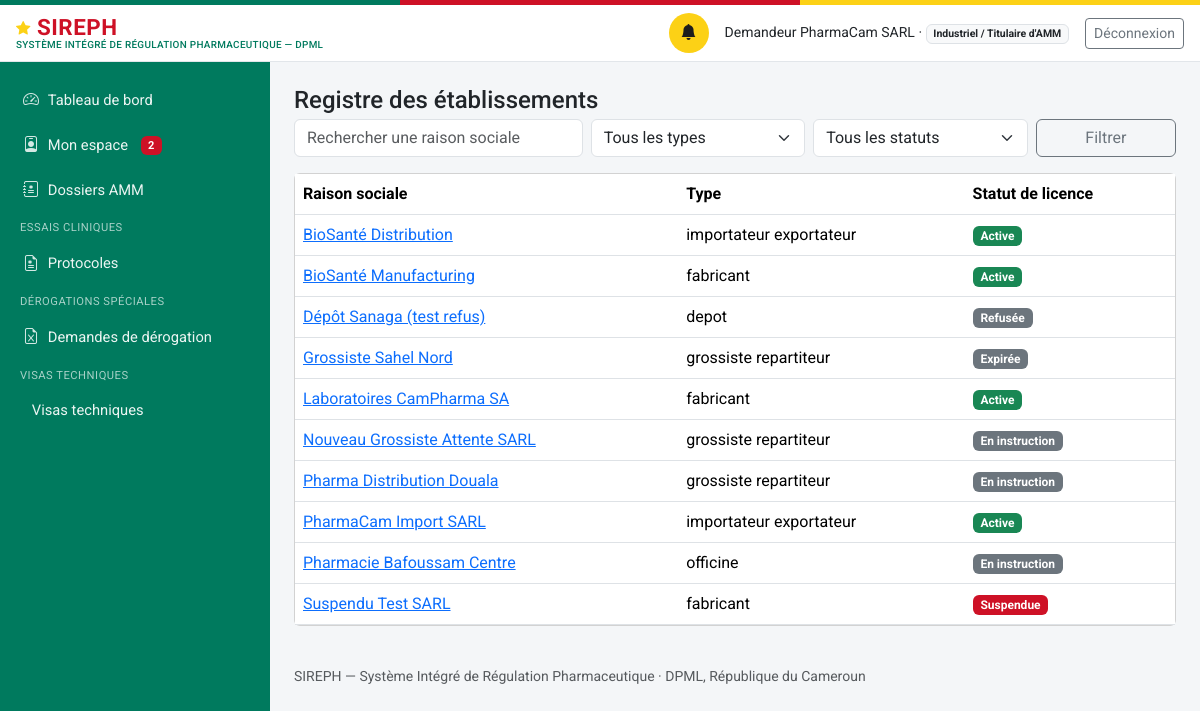
/etablissements (signed in), run on the app's committed database.
### models.py (models this page shows, shortened)
class Personne(db.Model):
    id = db.Column(db.Integer, primary_key=True)
    nom_complet = db.Column(db.String(200), nullable=False)
    email = db.Column(db.String(150), unique=True, nullable=False)  # identifiant de connexion
    password_hash = db.Column(db.String(255), nullable=False)
    role_systeme = db.Column(db.String(50), nullable=False)
    etablissement_rattachement_id = db.Column(db.Integer, db.ForeignKey("etablissement.id"), nullable=True)
    contact = db.Column(db.String(200))
    statut_compte = db.Column(db.String(20), nullable=False, default="actif")
    date_creation = db.Column(db.DateTime, default=datetime.utcnow)
    etablissement = db.relationship("Etablissement", foreign_keys=[etablissement_rattachement_id])
    @property
    def role_label(self):
        from permissions import ROLES
        return ROLES.get(self.role_systeme, self.role_systeme)
    @property
    def est_externe(self):
        from permissions import est_externe
        return est_externe(self.role_systeme)

class Etablissement(db.Model):
    id = db.Column(db.Integer, primary_key=True)
    raison_sociale = db.Column(db.String(255), nullable=False)
    type = db.Column(db.String(40), nullable=False)
    adresse = db.Column(db.String(500))
    latitude = db.Column(db.Float, nullable=True)   # géolocalisation — exploité par le futur module RI
    longitude = db.Column(db.Float, nullable=True)
    statut_licence = db.Column(db.String(20), nullable=False, default="en_instruction")
    date_expiration_licence = db.Column(db.Date, nullable=True)
    pharmacien_responsable_id = db.Column(db.Integer, db.ForeignKey("personne.id"), nullable=True)
    categorie_activite = db.Column(db.String(30), nullable=True)
    pharmacien_responsable = db.relationship("Personne", foreign_keys=[pharmacien_responsable_id])

### routes_ri.py (the view)
@ri_bp.route("/etablissements")
def etablissements_registre():
    q = Etablissement.query
    texte = request.args.get("q", "").strip()
    type_etab = request.args.get("type", "")
    statut = request.args.get("statut", "")
    vue_publique = current_user() is None
    if vue_publique:
        q = q.filter_by(statut_licence="active")
        statut = "active"
    if texte:
        q = q.filter(Etablissement.raison_sociale.ilike(f"%{texte}%"))
    if type_etab:
        q = q.filter_by(type=type_etab)
    if statut and not vue_publique:
        q = q.filter_by(statut_licence=statut)
    etablissements = q.order_by(Etablissement.raison_sociale).all()
    return render_template("inspection/etablissements_registre.html", etablissements=etablissements,
                            q=texte, type_etab=type_etab, statut=statut, vue_publique=vue_publique)

### auth.py (called while the page is built)
def current_user():
    uid = session.get("user_id")
    if not uid:
        return None
    return db.session.get(Personne, uid)

### paiements.py (called while the page is built)
def _representant_etablissement(etablissement_id):
    return (Personne.query
            .filter(Personne.etablissement_rattachement_id == etablissement_id,
                    Personne.role_systeme.in_(_PROFILS_REPRESENTANTS),
                    Personne.statut_compte == "actif")
            .first())

def paiements_du_redevable(personne):
    resultat = []
    for p in Paiement.query.order_by(Paiement.date_creation.desc()).all():
        d = _demandeur(p)
        if d and d.id == personne.id:
            resultat.append(p)
    return resultat

### permissions.py (called while the page is built)
def est_externe(role):
    return role in ROLES_EXTERNES

### templates/inspection/etablissements_registre.html (shortened to what this page needs)
{% extends "base.html" %}
{% block content %}
<h4 class="mb-1">Registre des établissements</h4>
<form method="get" class="row g-2 mb-3" role="search">
  <div class="col-md-4">
    <input type="text" class="form-control" id="q" name="q" value="{{ q }}" placeholder="Rechercher une raison sociale">
  </div>
  <div class="col-md-3">
    <select class="form-select" id="type" name="type">
      <option value="">Tous les types</option>
    </select>
  </div>
  {% if not vue_publique %}
  <div class="col-md-3">
    <select class="form-select" id="statut" name="statut">
      <option value="">Tous les statuts</option>
    </select>
  </div>
  {% endif %}
  <div class="col-md-2"><button class="btn btn-outline-secondary w-100">Filtrer</button></div>
</form>
<div class="card">
  <div class="table-responsive">
    <table class="table table-hover align-middle mb-0">
      <thead><tr><th>Raison sociale</th><th>Type</th><th>Statut de licence</th></tr></thead>
      <tbody>
        {% for e in etablissements %}
        <tr>
          <td>{% if vue_publique %}{{ e.raison_sociale }}{% else %}<a href="{{ url_for('ri.etablissement_fiche', id=e.id) }}">{{ e.raison_sociale }}</a>{% endif %}</td>
          <td>{{ e.type.replace('_',' ') }}</td>
          <td><span class="badge {{ 'bg-success' if e.statut_licence == 'active' else ('bg-danger' if e.statut_licence in ('suspendue','revoquee') else 'bg-secondary') }}">{{ STATUTS_LICENCE.get(e.statut_licence, e.statut_licence) }}</span></td>
        </tr>
        {% else %}
        <tr><td colspan="3" class="text-center text-muted py-4">Aucun résultat ne correspond à ces critères.</td></tr>
        {% endfor %}
      </tbody>
    </table>
  </div>
</div>
{% endblock %}

### templates/base.html (shortened to what this page needs)
<!doctype html>
<html lang="fr">
<head>
<link href="https://cdn.jsdelivr.net/npm/bootstrap@5.3.3/dist/css/bootstrap.min.css" rel="stylesheet">
<link href="https://cdn.jsdelivr.net/npm/bootstrap-icons@1.11.3/font/bootstrap-icons.css" rel="stylesheet">
<link href="{{ url_for('static', filename='css/style.css') }}" rel="stylesheet">
</head>
<body>
<div class="sireph-flagbar" aria-hidden="true"><span></span><span></span><span></span></div>
<header class="sireph-topbar">
  <div class="container-fluid px-3 py-2 d-flex align-items-center justify-content-between">
    <div class="d-flex align-items-center gap-2">
      <a class="sireph-brand" href="{{ current_user and url_for('dashboard') or url_for('login') }}">
        <i class="bi bi-star-fill"></i> SIREPH
        <small>Système Intégré de Régulation Pharmaceutique — DPML</small>
      </a>
    </div>
    {% if current_user %}
    <div class="d-flex align-items-center gap-3">
      <a href="{{ url_for('notifications_liste') }}" class="sireph-icon-btn" title="Notifications" aria-label="Notifications">
        <i class="bi bi-bell-fill"></i>
      </a>
      <span class="small d-none d-md-inline">{{ current_user.nom_complet }} ·
        <span class="badge bg-light text-dark border">{{ current_user.role_label }}</span></span>
      <a href="{{ url_for('logout') }}" class="btn btn-sm btn-outline-secondary">Déconnexion</a>
    </div>
    {% endif %}
  </div>
</header>
<div class="sireph-layout">
  {% if current_user %}
  <nav id="sireph-sidebar" class="offcanvas-lg offcanvas-start sireph-sidebar" tabindex="-1"
       aria-label="Navigation principale">
    <div class="offcanvas-body d-flex flex-column p-0">
      <ul class="nav nav-pills flex-column">
        <li class="nav-item">
          <a class="nav-link {{ 'active' if request.path == '/' }}" href="{{ url_for('dashboard') }}">
            <i class="bi bi-speedometer2"></i> Tableau de bord</a>
        </li>
        {% if current_user.est_externe %}
        <li class="nav-item">
          <a class="nav-link {{ 'active' if request.path == '/mon-espace' }}"
             href="{{ url_for('profils.mon_espace') }}">
            <i class="bi bi-person-badge"></i> Mon espace
            {%- if paiements_dus %}
            <span class="badge bg-danger ms-1">{{ paiements_dus }}</span>
            {%- endif %}
          </a>
        </li>
        {% endif %}
        {% if current_user.role_systeme != "demandeur_externe" or demandeur_a_amm %}
        <li class="nav-item">
          <a class="nav-link {{ 'active' if '/dossiers' in request.path }}" href="{{ url_for('dossiers_registre') }}">
            <i class="bi bi-journal-medical"></i> Dossiers AMM</a>
        </li>
        {% endif %}
        {% if current_user.role_systeme in ("administrateur_dpml", "agent_dros", "directeur_dpml") or (current_user.role_systeme == "demandeur_externe" and demandeur_a_ct) %}
        <div class="sireph-sidebar-section">Essais cliniques</div>
        <li class="nav-item">
          <a class="nav-link {{ 'active' if request.path == url_for('ct.registre') }}" href="{{ url_for('ct.registre') }}">
            <i class="bi bi-file-earmark-medical"></i> Protocoles</a>
        </li>
        {% endif %}
        {% if current_user.role_systeme in ("administrateur_dpml", "directeur_dpml") or (current_user.role_systeme == "demandeur_externe" and demandeur_a_derogations) %}
        <div class="sireph-sidebar-section">Dérogations spéciales</div>
        <li class="nav-item">
          <a class="nav-link {{ 'active' if request.path == url_for('derogation.registre') }}" href="{{ url_for('derogation.registre') }}">
            <i class="bi bi-file-earmark-excel"></i> Demandes de dérogation</a>
        </li>
        {% endif %}
        {% if current_user.role_systeme in ("administrateur_dpml", "directeur_dpml") or (current_user.role_systeme == "demandeur_externe" and demandeur_a_visas) %}
        <div class="sireph-sidebar-section">Visas techniques</div>
        <li class="nav-item">
          <a class="nav-link {{ 'active' if request.path == url_for('visas.registre') }}" href="{{ url_for('visas.registre') }}">
             Visas techniques</a>
        </li>
        {% endif %}
      </ul>
    </div>
  </nav>
  {% endif %}
  <main id="contenu-principal" class="sireph-content">
    {% block content %}{% endblock %}
    <footer class="text-muted small py-4 mt-3">
      SIREPH — Système Intégré de Régulation Pharmaceutique · DPML, République du Cameroun
    </footer>
  </main>
</div>
</body>
</html>

### static/css/style.css (style rules this page uses)
:root { --cm-green: #007a5e; --cm-green-dark: #00553f; --cm-red: #ce1126; --cm-yellow: #fcd116; }
body { background-color: #f4f6f8; font-family: "Roboto", -apple-system, BlinkMacSystemFont, "Segoe UI", Arial, sans-serif; }
.sireph-flagbar { height: 5px; display: flex; }
.sireph-flagbar span { flex: 1 1 0; }
.sireph-flagbar span:nth-child(1) { background-color: var(--cm-green); }
.sireph-flagbar span:nth-child(2) { background-color: var(--cm-red); }
.sireph-flagbar span:nth-child(3) { background-color: var(--cm-yellow); }
.sireph-topbar { background-color: #ffffff; border-bottom: 1px solid #e2e6ea; }
.sireph-brand { font-weight: 700; font-size: 1.4rem; color: var(--cm-red); letter-spacing: 0.5px; text-decoration: none; line-height: 1.1; }
.sireph-brand .bi-star-fill { color: var(--cm-yellow); font-size: 0.9rem; vertical-align: 2px; }
.sireph-brand small { display: block; font-size: 0.62rem; font-weight: 500; color: var(--cm-green); letter-spacing: 0.3px; text-transform: uppercase; }
.sireph-icon-btn { width: 40px; height: 40px; border-radius: 50%; display: inline-flex; align-items: center; justify-content: center; color: #1c1c1c; background-color: var(--cm-yellow); border: none; text-decoration: none; }
.sireph-layout { display: flex; align-items: stretch; min-height: calc(100vh - 63px); }
.sireph-sidebar { background-color: var(--cm-green) !important; width: 270px; flex-shrink: 0; padding: 1rem 0; }
.sireph-sidebar .nav-link { color: rgba(255, 255, 255, 0.92); padding: 0.65rem 1.25rem; border-left: 3px solid transparent; border-radius: 0; font-size: 0.92rem; display: flex; align-items: center; gap: 0.55rem; }
.sireph-sidebar .nav-link i { font-size: 1rem; opacity: 0.9; }
.sireph-sidebar .sireph-sidebar-section { color: rgba(255, 255, 255, 0.65); font-size: 0.7rem; text-transform: uppercase; letter-spacing: 0.5px; padding: 0.5rem 1.25rem 0.25rem; }
.sireph-content { flex: 1 1 auto; min-width: 0; padding: 1.5rem; }
.badge.bg-danger { background-color: var(--cm-red) !important; }

### data on the page
Personne: nom_complet "Demandeur PharmaCam SARL", role_label "Industriel / Titulaire d'AMM"
Etablissement: raison_sociale "BioSanté Distribution", type.replace "importateur exportateur", get "Active"
Etablissement: raison_sociale "BioSanté Manufacturing", type.replace "fabricant", get "Active"
Etablissement: raison_sociale "Dépôt Sanaga (test refus)", type.replace "depot", get "Refusée"
Etablissement: raison_sociale "Grossiste Sahel Nord", type.replace "grossiste repartiteur", get "Expirée"
Etablissement: raison_sociale "Laboratoires CamPharma SA", type.replace "fabricant", get "Active"
Etablissement: raison_sociale "Nouveau Grossiste Attente SARL", type.replace "grossiste repartiteur", get "En instruction"
Etablissement: raison_sociale "Pharma Distribution Douala", type.replace "grossiste repartiteur", get "En instruction"
Etablissement: raison_sociale "PharmaCam Import SARL", type.replace "importateur exportateur", get "Active"
Etablissement: raison_sociale "Pharmacie Bafoussam Centre", type.replace "officine", get "En instruction"
Etablissement: raison_sociale "Suspendu Test SARL", type.replace "fabricant", get "Suspendue"

### other printed values
{{ paiements_dus }} "2"
